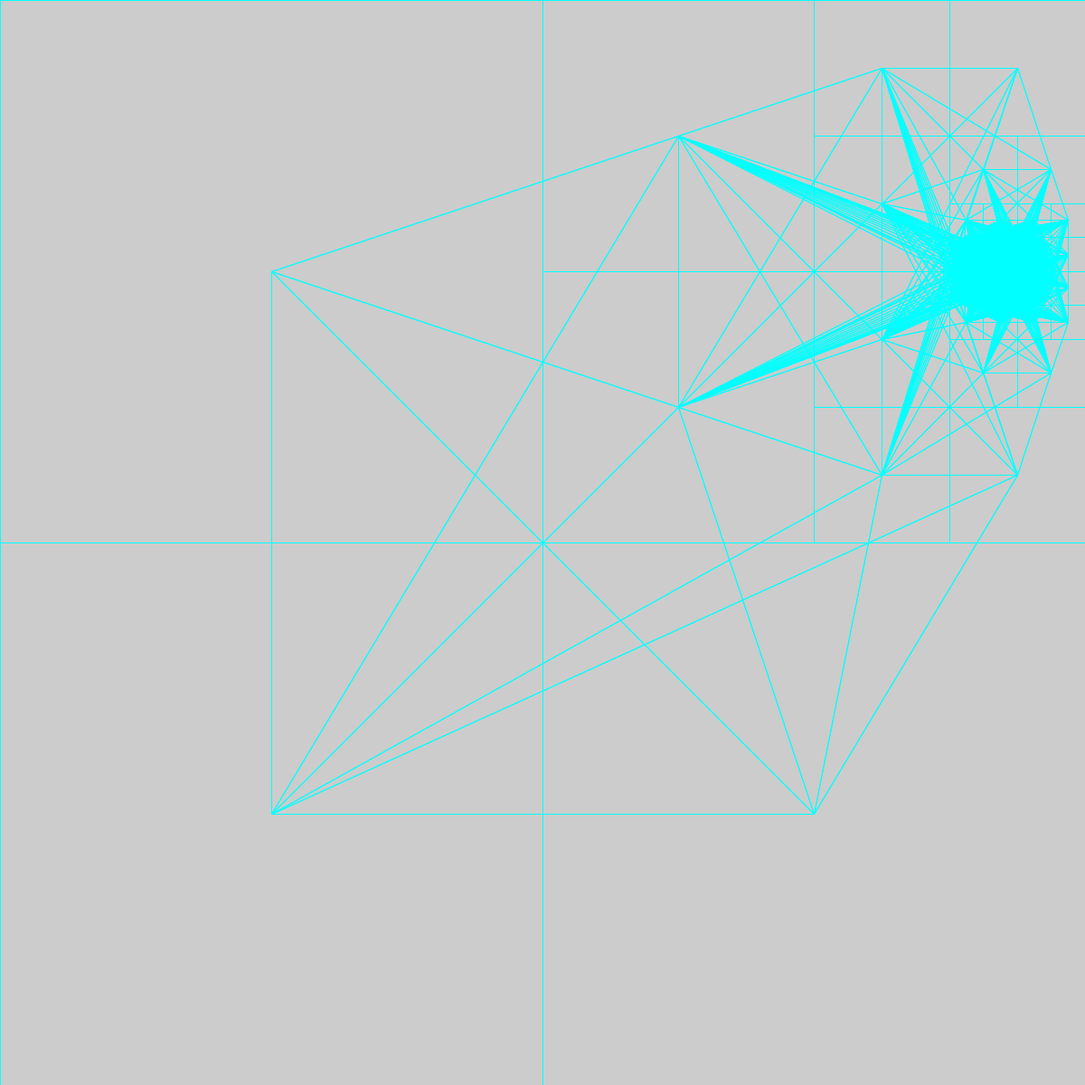
Frame 1 (no input)
Frame 60 (the mouse pressed at the canvas centre just before this capture): identical to frame 1, image omitted
Frame 120 (the mouse held since frame 60 and released just before this capture): identical to frame 1, image omitted

The Processing sketch that drew this single still picture (run headless with seeded random() and noise(); from frame 60 on, the mouse is pressed at the canvas centre):

// Processing sketch: quadtree_V1
// ── quadtree_V1.pde
ArrayList<Block>blocks = new ArrayList<Block>();

Quadtree qt = new Quadtree(1200, 1200);

void setup(){
  size(1200,1200);
  for(int i = 0;i < 1;i++){
    float w = random(50,100), h = random(50,100);
    float x = random(0,width-w), y = random(0,height-h);
    blocks.add(new Block(x, y, w, h));
  }
  for(Block b:blocks){
    b.render();
  }
  qt.addBlocks(blocks);
  qt.dfs();
  qt.createNavMesh();
  qt.renderNavMesh();
}

void draw(){
  
}
// ── Block.pde
class Block{
  
  float x, y, w, h;
  
  Block(float x, float y, float w, float h){
    this.x = x;
    this.y = y;
    this.w = w;
    this.h = h;
  }
  
  void render(){
    noStroke();
    fill(0);
    rect(x, y, w, h);
  }
  
}
// ── Quadtree.pde
class Node{
  
  ArrayList<Node> adjNodes = new ArrayList<Node>();
  float x, y;
  
  Node(float x, float y){
      this.x = x;
      this.y = y;
  }
  
  void addAdjNode(Node node){
    if(adjNodes.contains(node))return;
    adjNodes.add(node);
  }
  
}

class Quadtree{
  
  int MAX_LEVEL = 10;
  int MIN_SIZE = 5;
  
  Node node;
  Quadtree[] nodes;
  float x, y, w, h;
  boolean blocked;
  int level;
  
  Quadtree(int w, int h){
    this(0, 0, 0, w, h);
  }
  
  Quadtree(int level, float x, float y, float w, float h){
    node = new Node(x+w/2, y+h/2);
    this.blocked = false;
    this.level = level;
    this.x = x;
    this.y = y;
    this.w = w;
    this.h = h;
  }
  
  private void split(){
    //splits the current quadtree in four 
    nodes = new Quadtree[4];
    nodes[0] = new Quadtree(level+1, x    , y    , w/2, h/2);
    nodes[1] = new Quadtree(level+1, x+w/2, y    , w/2, h/2);
    nodes[2] = new Quadtree(level+1, x    , y+h/2, w/2, h/2);
    nodes[3] = new Quadtree(level+1, x+w/2, y+h/2, w/2, h/2);
  }
  
  void addBlocks(ArrayList<Block>blocks){
    for(Block b:blocks) add(b);
  }
  
  void add(Block block){
    //check if split is possible
    if(nodes == null && level < MAX_LEVEL) split();
    if(level >= MAX_LEVEL) return;
    //check if the node is completely contain in the block
    if(block.x < x && block.y < y && block.x+block.w > x+w && block.y+block.h > y+h) return;
    //check if node will not be too small
    if(w/2 < MIN_SIZE || h/2 < MIN_SIZE) return;
    //check if block intersects quadrants
    if(block.x < nodes[0].x + nodes[0].w && block.x + block.w > nodes[0].x && block.y < nodes[0].y + nodes[0].h && block.y + block.h > nodes[0].y){
      nodes[0].blocked = true;
      nodes[0].add(block);
    }
    if(block.x < nodes[1].x + nodes[1].w && block.x + block.w > nodes[1].x && block.y < nodes[1].y + nodes[1].h && block.y + block.h > nodes[1].y){
      nodes[1].blocked = true;
      nodes[1].add(block);
    }
    if(block.x < nodes[2].x + nodes[2].w && block.x + block.w > nodes[2].x && block.y < nodes[2].y + nodes[2].h && block.y + block.h > nodes[2].y){
      nodes[2].blocked = true;
      nodes[2].add(block);
    }
    if(block.x < nodes[3].x + nodes[3].w && block.x + block.w > nodes[3].x && block.y < nodes[3].y + nodes[3].h && block.y + block.h > nodes[3].y){
      nodes[3].blocked = true;
      nodes[3].add(block);
    }
  }
  
  void dfs(){
    System.out.printf("\nLevel = %d [X=%d Y=%d]", level, (int)x, (int)y);
    System.out.printf("\n\tBlocked=" + blocked);
    if(nodes == null){
      print("\n\t[Leaf Node]");
      noFill();
      stroke(0,255,255);
      rect(x, y, w, h);
    }else{
      print("\n\t[Branch Node]");
      nodes[0].dfs();
      nodes[1].dfs();
      nodes[2].dfs();
      nodes[3].dfs();
    }
  }
  
  ArrayList<Quadtree> dfsGetLeaf(){
    ArrayList<Quadtree> qtLeaf = new ArrayList<Quadtree>();
    if(nodes == null){
      if(blocked)return qtLeaf;
      qtLeaf.add(this);
    }else{
      qtLeaf.addAll(nodes[0].dfsGetLeaf());
      qtLeaf.addAll(nodes[1].dfsGetLeaf());
      qtLeaf.addAll(nodes[2].dfsGetLeaf());
      qtLeaf.addAll(nodes[3].dfsGetLeaf());
    }
    return qtLeaf;
  }
  
  void createNavMesh(){
    ArrayList<Quadtree> qtLeaf = dfsGetLeaf();
    for(Quadtree qt:qtLeaf){
      for(Quadtree qts:qtLeaf){
        println(qts.blocked);
        if(qt==qts)continue;
        //check top adj nodes
        float lowY = qts.y+qts.h;
        if(lowY == qt.y)qt.node.addAdjNode(qts.node);
        //check left adj nodes
        float lowX = qts.x+qts.w;
        if(lowX == qt.x)qt.node.addAdjNode(qts.node);
        //check bottom adj nodes
        if(qts.y == qt.y+qt.h)qt.node.addAdjNode(qts.node);
        //check right adj nodes
        if(qts.x == qt.x+qt.w)qt.node.addAdjNode(qts.node);
      }
    }
  }
  
  void renderNavMesh(){
    ArrayList<Quadtree> qtLeaf = dfsGetLeaf();
    stroke(0,255,255);
    for(Quadtree qt:qtLeaf){
      for(Node n:qt.node.adjNodes){
        line(n.x, n.y, qt.node.x, qt.node.y);
      }
    }
  }
}
